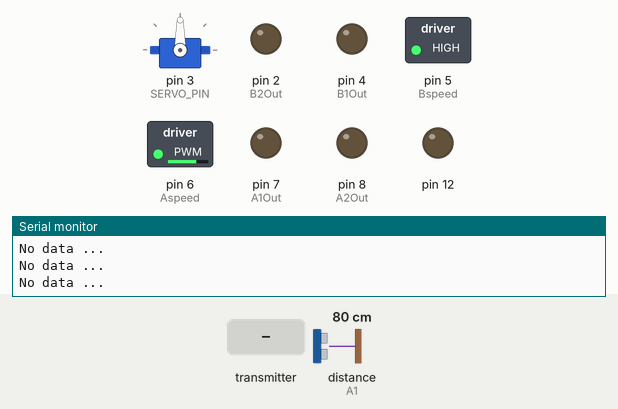
Recording of a sketch running on a simulated Arduino Uno, built with avr-gcc and run on an emulated ATmega328P. On the bench: servo, switched loads named in the sketch (green lamp = pin HIGH), output pins drawn as LEDs (lit = HIGH), the last lines printed to the serial monitor. Inputs (shaded band) come from the test bench; at power-on: distance to the obstacle (sensor on A1) 80 cm. The echo pulse lasts 58.3 µs per cm; no radio packets arrive unless stated.

Above: at 1.2 s.
1.3 s: the transmitter starts sending package.0 = 0
At 2.4 s:
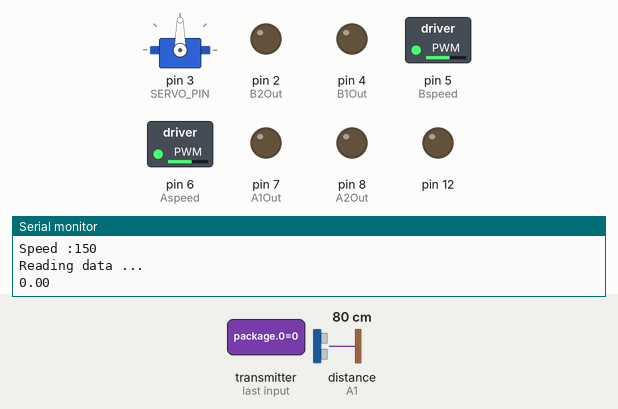
2.8 s: the transmitter starts sending package.1 = 50
At 3.9 s:
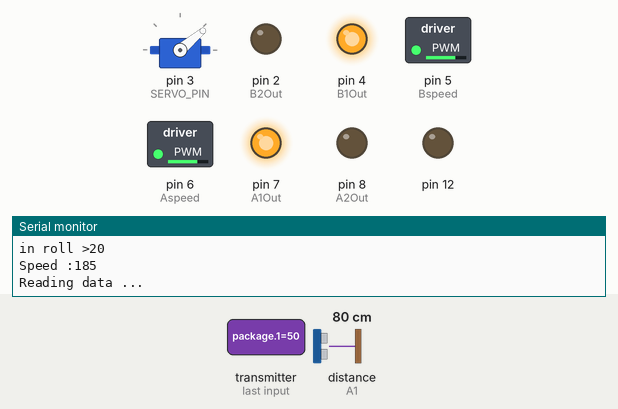
4.3 s: distance to the obstacle (sensor on A1) set to 23 cm
5.8 s: distance to the obstacle (sensor on A1) set to 18 cm
At 6.3 s:
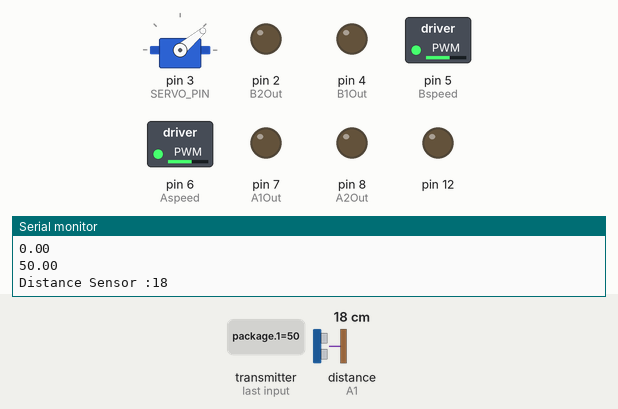
7.4 s: the transmitter starts sending package.1 = 100
At 8.3 s:
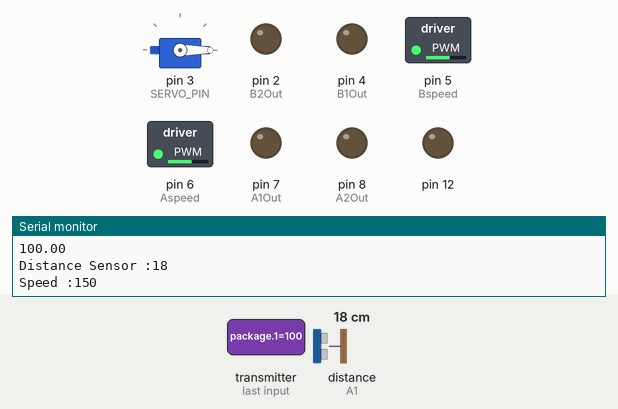
8.9 s: the transmitter starts sending package.1 = 25
At 9.8 s:
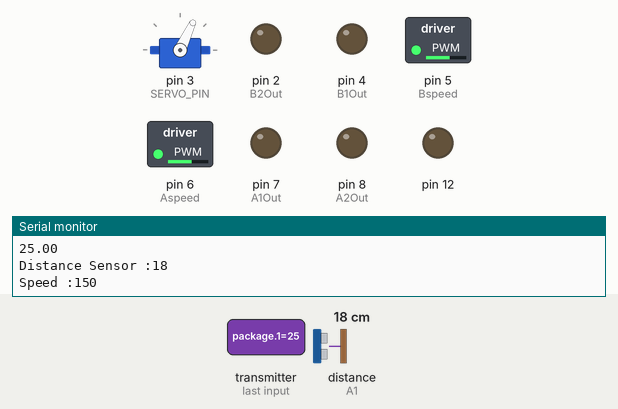
Timing chart, 0 to 11.4 s (numbered marks = the images above; inputs shaded):
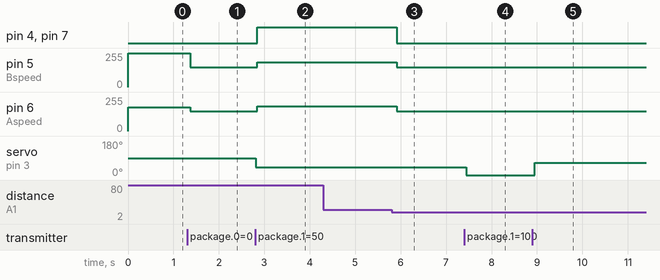

The sketch:

Reciever.ino
```cpp
#include "SR04.h"
#include <Servo.h>
#include <SPI.h>
#include <nRF24L01.h>
#include <RF24.h>
#define TRIG_PIN A1
#define ECHO_PIN A0
#define MY_RF24_CE_PIN 10
#define MY_RF24_CS_PIN 9
#define DISTANCE_THRESHOLD 20
#define Servo_compensation 90 // centre of the robot
#define SERVO_PIN 3
#define A1Out 7
#define A2Out 8
#define B1Out 4
#define B2Out 2
#define Aspeed 6
#define Bspeed 5
#define angle_deadband 30
#define dead_speed 150
#define max_speed 255


Servo myservo;
SR04 sr04 = SR04(ECHO_PIN,TRIG_PIN);

long a;
long a1=1000;
float Pitch = 0;
float Roll = 0;
float package[2];

RF24 radio(MY_RF24_CE_PIN, MY_RF24_CS_PIN); // CE, CSN
const byte addresses[][6] = {"00001","00002"};
void setup() {
  Serial.begin(9600);
  Serial.println("Code is here start ");
  pinMode(12, OUTPUT);
  radio.begin();
  myservo.attach(SERVO_PIN);
  myservo.write(Servo_compensation);// move servos to center position -> 90°


  pinMode(A1Out, OUTPUT);
  pinMode(A2Out, OUTPUT);
  pinMode(B1Out, OUTPUT);
  pinMode(B2Out, OUTPUT);
  pinMode(Aspeed, OUTPUT);
  pinMode(Bspeed, OUTPUT);

  Serial.println("Radio");
  radio.openReadingPipe(1, addresses[0]); // 00001
//  radio.setChannel(115);
  radio.setPALevel(RF24_PA_MIN);
  analogWrite(Aspeed, 180);
  analogWrite(Bspeed, 255);

}
void loop() {
//    for(int i=0; i<181;i=i+5){
//      myservo.write(i);
//      Serial.println(i);
//      delay(500);
//      }
  a=sr04.Distance();
  radio.startListening();
  while (!radio.available()){
    Serial.println("No data ... ");
    }
  radio.read(&package, sizeof(package));
  Serial.println("Reading data ... ");
  Serial.println(package[0]);
  Serial.println(package[1]);

  Pitch=package[0];
  Roll=package[1];
  radio.stopListening();
  myservo.write(Servo_compensation-Roll);
  wheel_move(Pitch,Roll);
//  speedControl();
//  delay(100);


}

void wheel_move(float pitch,float roll) {
//  Serial.println("pitch");
//  Serial.println(pitch);
//  Serial.println("roll");
//  Serial.println(roll);
  Serial.print("Distance Sensor :");
  Serial.println(a);
  if(pitch>angle_deadband && a>DISTANCE_THRESHOLD ){
    Serial.println("in pitch >20" );
   digitalWrite(A1Out, LOW);
   digitalWrite(A2Out, HIGH);
   digitalWrite(B1Out, HIGH);
   digitalWrite(B2Out, LOW);
   speed_writer(pitch);
  }
  else if (pitch < -angle_deadband && a>DISTANCE_THRESHOLD){
    Serial.println("in pitch <-20");
   digitalWrite(A1Out, HIGH); //front
   digitalWrite(A2Out, LOW);
   digitalWrite(B1Out, LOW); //front
   digitalWrite(B2Out, HIGH);
    speed_writer(-pitch);
  }
  else if(roll > angle_deadband && a>DISTANCE_THRESHOLD){
    Serial.println("in roll >20");
   digitalWrite(A1Out, HIGH);
   digitalWrite(A2Out, LOW);
   digitalWrite(B1Out, HIGH);
   digitalWrite(B2Out, LOW);
    speed_writer(roll);
  }
  else if(roll < -angle_deadband && a>DISTANCE_THRESHOLD) {
    Serial.println("in roll <-20");
   digitalWrite(A1Out, LOW);
   digitalWrite(A2Out, HIGH);
   digitalWrite(B1Out, LOW);
   digitalWrite(B2Out, HIGH);
    speed_writer(-roll);
  }
  else{
   digitalWrite(A1Out, LOW);
   digitalWrite(A2Out, LOW);
   digitalWrite(B1Out, LOW);
   digitalWrite(B2Out, LOW);
   speed_writer(angle_deadband);
  }
  }


void speed_writer(float num){
  int speed_n = dead_speed+(max_speed-dead_speed)*(num-angle_deadband)/(90-angle_deadband);
  analogWrite(Aspeed, int(speed_n));
  analogWrite(Bspeed, int(speed_n));
  Serial.print("Speed :");
  Serial.println(int(speed_n));
  }


  void speedControl() {
  // Turn on motors
   digitalWrite(A1Out, HIGH); //front
   digitalWrite(A2Out, LOW);
   digitalWrite(B1Out, LOW); //front
   digitalWrite(B2Out, HIGH);

  // Accelerate from zero to maximum speed
  for (int i = 0; i < 256; i=i+5) {
    analogWrite(Aspeed, i);
    analogWrite(Bspeed, 150);
    Serial.println(i);

    delay(500);
  }

  // Decelerate from maximum speed to zero
  for (int i = 255; i >= 0; i=i-5) {
    analogWrite(Aspeed, i);
    analogWrite(Bspeed, i);
    Serial.println(i);
    delay(500);
  }

   digitalWrite(A1Out, LOW); //front
   digitalWrite(A2Out, LOW);
   digitalWrite(B1Out, LOW); //front
   digitalWrite(B2Out, LOW);
}
```

Measured:
- the behaviour switches between 21 and 20 cm on distance to the obstacle (sensor on A1) (found by bisection; images 2 and 3)
- after the input at 1.3 s, pin 5 (Bspeed): 255/255 → 150/255 after 0.06 s; pin 6 (Aspeed): 180/255 → 150/255 after 0.06 s
- after the input at 2.8 s, pin 4 (B1Out), pin 7 (A1Out): LOW → HIGH at once; pin 5 (Bspeed), pin 6 (Aspeed): 150/255 → 185/255 at once; servo on pin 3 (SERVO_PIN): 90° → 40° at once
- after the input at 5.8 s, pin 4 (B1Out), pin 7 (A1Out): HIGH → LOW after 0.11 s; pin 5 (Bspeed), pin 6 (Aspeed): 185/255 → 150/255 after 0.11 s
- after the input at 7.4 s, servo on pin 3 (SERVO_PIN): 40° → 0° after 0.05 s
- after the input at 8.9 s, servo on pin 3 (SERVO_PIN): 0° → 65° after 0.06 s
